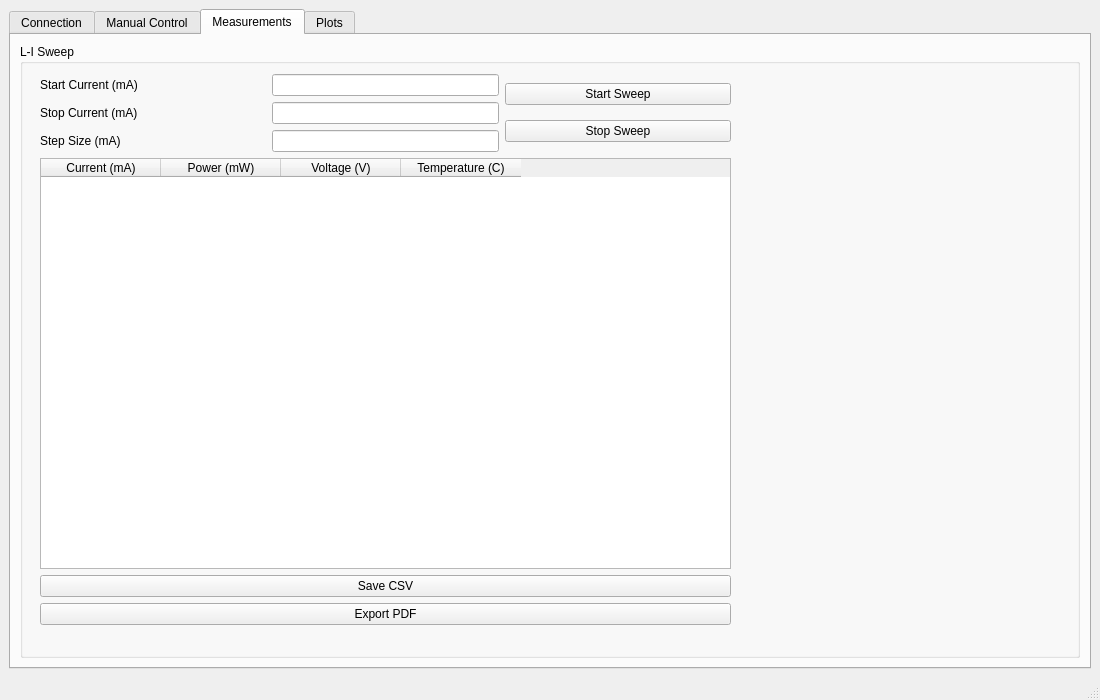
<?xml version="1.0" encoding="UTF-8"?>
<ui version="4.0">
 <class>MainWindow</class>
 <widget class="QMainWindow" name="MainWindow">
  <property name="minimumSize">
   <size>
    <width>1100</width>
    <height>700</height>
   </size>
  </property>
  <property name="windowTitle">
   <string>MainWindow</string>
  </property>
  <widget class="QWidget" name="centralwidget">
   <layout class="QVBoxLayout" name="verticalLayout_3">
    <item>
     <widget class="QTabWidget" name="tabWidget">
      <property name="minimumSize">
       <size>
        <width>150</width>
        <height>20</height>
       </size>
      </property>
      <property name="currentIndex">
       <number>2</number>
      </property>
      <widget class="QWidget" name="tab">
       <attribute name="title">
        <string>Connection</string>
       </attribute>
       <widget class="QGroupBox" name="connectionGroup">
        <property name="geometry">
         <rect>
          <x>0</x>
          <y>0</y>
          <width>721</width>
          <height>241</height>
         </rect>
        </property>
        <property name="sizePolicy">
         <sizepolicy hsizetype="Expanding" vsizetype="Preferred">
          <horstretch>0</horstretch>
          <verstretch>0</verstretch>
         </sizepolicy>
        </property>
        <property name="title">
         <string>Device Connections</string>
        </property>
        <layout class="QHBoxLayout" name="horizontalLayout">
         <item>
          <layout class="QGridLayout" name="gridLayout">
           <property name="leftMargin">
            <number>12</number>
           </property>
           <property name="topMargin">
            <number>12</number>
           </property>
           <property name="rightMargin">
            <number>12</number>
           </property>
           <property name="bottomMargin">
            <number>12</number>
           </property>
           <property name="spacing">
            <number>12</number>
           </property>
           <item row="0" column="0">
            <widget class="QLabel" name="label">
             <property name="minimumSize">
              <size>
               <width>120</width>
               <height>0</height>
              </size>
             </property>
             <property name="text">
              <string>SF6100</string>
             </property>
            </widget>
           </item>
           <item row="0" column="1">
            <widget class="QLabel" name="sf6100Status">
             <property name="minimumSize">
              <size>
               <width>130</width>
               <height>0</height>
              </size>
             </property>
             <property name="text">
              <string>Disconnected</string>
             </property>
            </widget>
           </item>
           <item row="0" column="2">
            <widget class="QPushButton" name="pushButton">
             <property name="sizePolicy">
              <sizepolicy hsizetype="Minimum" vsizetype="Minimum">
               <horstretch>0</horstretch>
               <verstretch>0</verstretch>
              </sizepolicy>
             </property>
             <property name="minimumSize">
              <size>
               <width>150</width>
               <height>32</height>
              </size>
             </property>
             <property name="maximumSize">
              <size>
               <width>180</width>
               <height>16777215</height>
              </size>
             </property>
             <property name="text">
              <string>Connect SF6100</string>
             </property>
            </widget>
           </item>
           <item row="1" column="0">
            <widget class="QLabel" name="label_2">
             <property name="minimumSize">
              <size>
               <width>120</width>
               <height>0</height>
              </size>
             </property>
             <property name="text">
              <string>Maestro</string>
             </property>
            </widget>
           </item>
           <item row="1" column="1">
            <widget class="QLabel" name="maestroStatus">
             <property name="minimumSize">
              <size>
               <width>130</width>
               <height>0</height>
              </size>
             </property>
             <property name="text">
              <string>Disconnected</string>
             </property>
            </widget>
           </item>
           <item row="1" column="2">
            <widget class="QPushButton" name="pushButton_3">
             <property name="sizePolicy">
              <sizepolicy hsizetype="Minimum" vsizetype="Minimum">
               <horstretch>0</horstretch>
               <verstretch>0</verstretch>
              </sizepolicy>
             </property>
             <property name="minimumSize">
              <size>
               <width>150</width>
               <height>32</height>
              </size>
             </property>
             <property name="maximumSize">
              <size>
               <width>180</width>
               <height>16777215</height>
              </size>
             </property>
             <property name="text">
              <string>Connect Maestro</string>
             </property>
            </widget>
           </item>
           <item row="2" column="0">
            <widget class="QLabel" name="label_3">
             <property name="minimumSize">
              <size>
               <width>120</width>
               <height>0</height>
              </size>
             </property>
             <property name="text">
              <string>Avantes</string>
             </property>
            </widget>
           </item>
           <item row="2" column="1">
            <widget class="QLabel" name="avantesStatus">
             <property name="minimumSize">
              <size>
               <width>130</width>
               <height>0</height>
              </size>
             </property>
             <property name="text">
              <string>Disconnected</string>
             </property>
            </widget>
           </item>
           <item row="2" column="2">
            <widget class="QPushButton" name="pushButton_4">
             <property name="sizePolicy">
              <sizepolicy hsizetype="Minimum" vsizetype="Minimum">
               <horstretch>0</horstretch>
               <verstretch>0</verstretch>
              </sizepolicy>
             </property>
             <property name="minimumSize">
              <size>
               <width>150</width>
               <height>32</height>
              </size>
             </property>
             <property name="maximumSize">
              <size>
               <width>180</width>
               <height>16777215</height>
              </size>
             </property>
             <property name="text">
              <string>Connect Avantes</string>
             </property>
            </widget>
           </item>
           <item row="3" column="0">
            <widget class="QLabel" name="label_4">
             <property name="minimumSize">
              <size>
               <width>120</width>
               <height>0</height>
              </size>
             </property>
             <property name="text">
              <string>Newport TEC</string>
             </property>
            </widget>
           </item>
           <item row="3" column="1">
            <widget class="QLabel" name="newportStatus">
             <property name="minimumSize">
              <size>
               <width>130</width>
               <height>0</height>
              </size>
             </property>
             <property name="text">
              <string>Disconnected</string>
             </property>
            </widget>
           </item>
           <item row="3" column="2">
            <widget class="QPushButton" name="pushButton_5">
             <property name="sizePolicy">
              <sizepolicy hsizetype="Minimum" vsizetype="Minimum">
               <horstretch>0</horstretch>
               <verstretch>0</verstretch>
              </sizepolicy>
             </property>
             <property name="minimumSize">
              <size>
               <width>150</width>
               <height>32</height>
              </size>
             </property>
             <property name="maximumSize">
              <size>
               <width>180</width>
               <height>16777215</height>
              </size>
             </property>
             <property name="text">
              <string>Connect TEC</string>
             </property>
            </widget>
           </item>
           <item row="4" column="0">
            <widget class="QLabel" name="label_20">
             <property name="text">
              <string>Beamage 4-M</string>
             </property>
            </widget>
           </item>
           <item row="4" column="1">
            <widget class="QLabel" name="newportStatus_2">
             <property name="text">
              <string>Disconnected</string>
             </property>
            </widget>
           </item>
           <item row="4" column="2">
            <widget class="QPushButton" name="pushButton_6">
             <property name="text">
              <string>Connect Beamage</string>
             </property>
            </widget>
           </item>
          </layout>
         </item>
         <item>
          <widget class="QPushButton" name="pushButton_2">
           <property name="text">
            <string>Scan Devices</string>
           </property>
          </widget>
         </item>
        </layout>
       </widget>
       <widget class="QPlainTextEdit" name="connectionLog">
        <property name="geometry">
         <rect>
          <x>10</x>
          <y>240</y>
          <width>711</width>
          <height>261</height>
         </rect>
        </property>
        <property name="minimumSize">
         <size>
          <width>0</width>
          <height>220</height>
         </size>
        </property>
        <property name="plainText">
         <string>Laser Characterization Software Started...</string>
        </property>
       </widget>
      </widget>
      <widget class="QWidget" name="tab_2">
       <attribute name="title">
        <string>Manual Control</string>
       </attribute>
       <widget class="QGroupBox" name="groupBox">
        <property name="geometry">
         <rect>
          <x>0</x>
          <y>0</y>
          <width>521</width>
          <height>231</height>
         </rect>
        </property>
        <property name="title">
         <string>Laser Control</string>
        </property>
        <layout class="QVBoxLayout" name="verticalLayout_5">
         <item>
          <layout class="QHBoxLayout" name="horizontalLayout_3">
           <item>
            <widget class="QPushButton" name="enableLaserButton">
             <property name="sizePolicy">
              <sizepolicy hsizetype="Preferred" vsizetype="Fixed">
               <horstretch>0</horstretch>
               <verstretch>0</verstretch>
              </sizepolicy>
             </property>
             <property name="minimumSize">
              <size>
               <width>150</width>
               <height>34</height>
              </size>
             </property>
             <property name="text">
              <string>Enable Laser</string>
             </property>
            </widget>
           </item>
           <item>
            <widget class="QPushButton" name="disableLaserButton">
             <property name="sizePolicy">
              <sizepolicy hsizetype="Preferred" vsizetype="Fixed">
               <horstretch>0</horstretch>
               <verstretch>0</verstretch>
              </sizepolicy>
             </property>
             <property name="minimumSize">
              <size>
               <width>150</width>
               <height>34</height>
              </size>
             </property>
             <property name="text">
              <string>Disable Laser</string>
             </property>
            </widget>
           </item>
          </layout>
         </item>
         <item>
          <layout class="QHBoxLayout" name="horizontalLayout_2">
           <item>
            <widget class="QLabel" name="label_5">
             <property name="text">
              <string>Set Current (ma)</string>
             </property>
            </widget>
           </item>
           <item>
            <widget class="QLineEdit" name="laserCurrentInput">
             <property name="minimumSize">
              <size>
               <width>150</width>
               <height>20</height>
              </size>
             </property>
            </widget>
           </item>
           <item>
            <widget class="QPushButton" name="setCurrentButton">
             <property name="sizePolicy">
              <sizepolicy hsizetype="Preferred" vsizetype="Fixed">
               <horstretch>0</horstretch>
               <verstretch>0</verstretch>
              </sizepolicy>
             </property>
             <property name="minimumSize">
              <size>
               <width>150</width>
               <height>34</height>
              </size>
             </property>
             <property name="text">
              <string>Set Current</string>
             </property>
            </widget>
           </item>
          </layout>
         </item>
         <item>
          <layout class="QVBoxLayout" name="verticalLayout_4">
           <item>
            <widget class="QLabel" name="laserCurrentLabel">
             <property name="text">
              <string>Current = 0 mA</string>
             </property>
            </widget>
           </item>
           <item>
            <widget class="QLabel" name="laserVoltageLabel">
             <property name="text">
              <string>Voltage = 0 V</string>
             </property>
            </widget>
           </item>
          </layout>
         </item>
        </layout>
       </widget>
       <widget class="QGroupBox" name="groupBox_2">
        <property name="geometry">
         <rect>
          <x>0</x>
          <y>230</y>
          <width>761</width>
          <height>301</height>
         </rect>
        </property>
        <property name="sizePolicy">
         <sizepolicy hsizetype="Preferred" vsizetype="Preferred">
          <horstretch>0</horstretch>
          <verstretch>0</verstretch>
         </sizepolicy>
        </property>
        <property name="minimumSize">
         <size>
          <width>150</width>
          <height>34</height>
         </size>
        </property>
        <property name="title">
         <string>TEC Control</string>
        </property>
        <widget class="QWidget" name="">
         <property name="geometry">
          <rect>
           <x>10</x>
           <y>40</y>
           <width>419</width>
           <height>246</height>
          </rect>
         </property>
         <layout class="QVBoxLayout" name="verticalLayout_6">
          <property name="spacing">
           <number>10</number>
          </property>
          <item>
           <layout class="QHBoxLayout" name="horizontalLayout_4">
            <item>
             <widget class="QLabel" name="label_6">
              <property name="text">
               <string>Temparature (°C)</string>
              </property>
             </widget>
            </item>
            <item>
             <widget class="QLineEdit" name="tecTempInput">
              <property name="minimumSize">
               <size>
                <width>150</width>
                <height>20</height>
               </size>
              </property>
             </widget>
            </item>
            <item>
             <widget class="QPushButton" name="setTempButton">
              <property name="sizePolicy">
               <sizepolicy hsizetype="Preferred" vsizetype="Fixed">
                <horstretch>0</horstretch>
                <verstretch>0</verstretch>
               </sizepolicy>
              </property>
              <property name="minimumSize">
               <size>
                <width>150</width>
                <height>34</height>
               </size>
              </property>
              <property name="text">
               <string>Set Temp</string>
              </property>
             </widget>
            </item>
           </layout>
          </item>
          <item>
           <widget class="QLabel" name="tecTempLabel">
            <property name="text">
             <string>Temperature = 25 °C</string>
            </property>
           </widget>
          </item>
         </layout>
        </widget>
       </widget>
      </widget>
      <widget class="QWidget" name="tab_3">
       <attribute name="title">
        <string>Measurements</string>
       </attribute>
       <layout class="QVBoxLayout" name="verticalLayout_7">
        <item>
         <widget class="QGroupBox" name="groupBox_3">
          <property name="title">
           <string>L-I Sweep</string>
          </property>
          <widget class="QWidget" name="">
           <property name="geometry">
            <rect>
             <x>20</x>
             <y>30</y>
             <width>691</width>
             <height>551</height>
            </rect>
           </property>
           <layout class="QVBoxLayout" name="verticalLayout_10">
            <item>
             <layout class="QHBoxLayout" name="horizontalLayout_5">
              <item>
               <layout class="QVBoxLayout" name="verticalLayout_8">
                <item>
                 <widget class="QLabel" name="label_7">
                  <property name="sizePolicy">
                   <sizepolicy hsizetype="Minimum" vsizetype="Preferred">
                    <horstretch>0</horstretch>
                    <verstretch>0</verstretch>
                   </sizepolicy>
                  </property>
                  <property name="text">
                   <string>Start Current (mA)</string>
                  </property>
                 </widget>
                </item>
                <item>
                 <widget class="QLabel" name="label_8">
                  <property name="sizePolicy">
                   <sizepolicy hsizetype="Minimum" vsizetype="Preferred">
                    <horstretch>0</horstretch>
                    <verstretch>0</verstretch>
                   </sizepolicy>
                  </property>
                  <property name="text">
                   <string>Stop Current (mA)</string>
                  </property>
                 </widget>
                </item>
                <item>
                 <widget class="QLabel" name="label_9">
                  <property name="sizePolicy">
                   <sizepolicy hsizetype="Minimum" vsizetype="Preferred">
                    <horstretch>0</horstretch>
                    <verstretch>0</verstretch>
                   </sizepolicy>
                  </property>
                  <property name="text">
                   <string>Step Size (mA)</string>
                  </property>
                 </widget>
                </item>
               </layout>
              </item>
              <item>
               <layout class="QVBoxLayout" name="verticalLayout_9">
                <item>
                 <widget class="QLineEdit" name="startCurrentInput">
                  <property name="sizePolicy">
                   <sizepolicy hsizetype="Minimum" vsizetype="Fixed">
                    <horstretch>0</horstretch>
                    <verstretch>0</verstretch>
                   </sizepolicy>
                  </property>
                 </widget>
                </item>
                <item>
                 <widget class="QLineEdit" name="stopCurrentInput">
                  <property name="sizePolicy">
                   <sizepolicy hsizetype="Minimum" vsizetype="Fixed">
                    <horstretch>0</horstretch>
                    <verstretch>0</verstretch>
                   </sizepolicy>
                  </property>
                 </widget>
                </item>
                <item>
                 <widget class="QLineEdit" name="stepCurrentInput">
                  <property name="sizePolicy">
                   <sizepolicy hsizetype="Minimum" vsizetype="Fixed">
                    <horstretch>0</horstretch>
                    <verstretch>0</verstretch>
                   </sizepolicy>
                  </property>
                 </widget>
                </item>
               </layout>
              </item>
              <item>
               <layout class="QVBoxLayout" name="verticalLayout_2">
                <item>
                 <widget class="QPushButton" name="startSweepButton">
                  <property name="text">
                   <string>Start Sweep</string>
                  </property>
                 </widget>
                </item>
                <item>
                 <widget class="QPushButton" name="stopSweepButton">
                  <property name="text">
                   <string>Stop Sweep</string>
                  </property>
                 </widget>
                </item>
               </layout>
              </item>
             </layout>
            </item>
            <item>
             <widget class="QTableWidget" name="liTable">
              <property name="showGrid">
               <bool>true</bool>
              </property>
              <property name="wordWrap">
               <bool>true</bool>
              </property>
              <property name="columnCount">
               <number>4</number>
              </property>
              <attribute name="horizontalHeaderMinimumSectionSize">
               <number>47</number>
              </attribute>
              <attribute name="horizontalHeaderDefaultSectionSize">
               <number>120</number>
              </attribute>
              <column>
               <property name="text">
                <string>Current (mA)</string>
               </property>
              </column>
              <column>
               <property name="text">
                <string>Power (mW)</string>
               </property>
              </column>
              <column>
               <property name="text">
                <string>Voltage (V)</string>
               </property>
              </column>
              <column>
               <property name="text">
                <string>Temperature (C)</string>
               </property>
              </column>
             </widget>
            </item>
            <item>
             <layout class="QVBoxLayout" name="verticalLayout">
              <item>
               <widget class="QPushButton" name="saveDataButton">
                <property name="text">
                 <string>Save CSV</string>
                </property>
               </widget>
              </item>
              <item>
               <widget class="QPushButton" name="exportPDFButton">
                <property name="text">
                 <string>Export PDF</string>
                </property>
               </widget>
              </item>
             </layout>
            </item>
           </layout>
          </widget>
         </widget>
        </item>
       </layout>
      </widget>
      <widget class="QWidget" name="tab_4">
       <attribute name="title">
        <string>Plots</string>
       </attribute>
       <widget class="QTabWidget" name="tabWidget_2">
        <property name="geometry">
         <rect>
          <x>0</x>
          <y>0</y>
          <width>1081</width>
          <height>681</height>
         </rect>
        </property>
        <property name="currentIndex">
         <number>0</number>
        </property>
        <widget class="QWidget" name="tab_5">
         <attribute name="title">
          <string>L-I curve</string>
         </attribute>
         <widget class="QWidget" name="liPlotWidget" native="true">
          <property name="geometry">
           <rect>
            <x>0</x>
            <y>0</y>
            <width>1071</width>
            <height>651</height>
           </rect>
          </property>
         </widget>
        </widget>
        <widget class="QWidget" name="tab_6">
         <attribute name="title">
          <string>V-I curve</string>
         </attribute>
         <widget class="QWidget" name="viPlotWidget" native="true">
          <property name="geometry">
           <rect>
            <x>0</x>
            <y>0</y>
            <width>1071</width>
            <height>651</height>
           </rect>
          </property>
         </widget>
        </widget>
        <widget class="QWidget" name="tab_7">
         <attribute name="title">
          <string>Spectrum</string>
         </attribute>
         <widget class="QWidget" name="">
          <property name="geometry">
           <rect>
            <x>10</x>
            <y>10</y>
            <width>1061</width>
            <height>641</height>
           </rect>
          </property>
          <layout class="QVBoxLayout" name="verticalLayout_12">
           <item>
            <layout class="QVBoxLayout" name="verticalLayout_11">
             <item>
              <widget class="QLabel" name="peakWavelengthLabel">
               <property name="sizePolicy">
                <sizepolicy hsizetype="Preferred" vsizetype="Minimum">
                 <horstretch>0</horstretch>
                 <verstretch>0</verstretch>
                </sizepolicy>
               </property>
               <property name="minimumSize">
                <size>
                 <width>0</width>
                 <height>30</height>
                </size>
               </property>
               <property name="text">
                <string>Peak Wavelength : ---</string>
               </property>
              </widget>
             </item>
             <item>
              <widget class="QLabel" name="fwhmLabel">
               <property name="sizePolicy">
                <sizepolicy hsizetype="Preferred" vsizetype="Minimum">
                 <horstretch>0</horstretch>
                 <verstretch>0</verstretch>
                </sizepolicy>
               </property>
               <property name="minimumSize">
                <size>
                 <width>0</width>
                 <height>30</height>
                </size>
               </property>
               <property name="text">
                <string>FWHM : ---</string>
               </property>
              </widget>
             </item>
            </layout>
           </item>
           <item>
            <widget class="QWidget" name="spectrumPlotWidget" native="true">
             <property name="sizePolicy">
              <sizepolicy hsizetype="Expanding" vsizetype="Expanding">
               <horstretch>0</horstretch>
               <verstretch>0</verstretch>
              </sizepolicy>
             </property>
            </widget>
           </item>
          </layout>
         </widget>
        </widget>
        <widget class="QWidget" name="tab_8">
         <attribute name="title">
          <string>Temperature</string>
         </attribute>
        </widget>
        <widget class="QWidget" name="tab_9">
         <attribute name="title">
          <string>Advanced</string>
         </attribute>
         <widget class="QGroupBox" name="groupBox_4">
          <property name="geometry">
           <rect>
            <x>0</x>
            <y>0</y>
            <width>581</width>
            <height>431</height>
           </rect>
          </property>
          <property name="title">
           <string>Extracted Parameters</string>
          </property>
          <widget class="QLabel" name="label_10">
           <property name="geometry">
            <rect>
             <x>20</x>
             <y>40</y>
             <width>301</width>
             <height>31</height>
            </rect>
           </property>
           <property name="text">
            <string>Threshold Current (Ith) = ______</string>
           </property>
          </widget>
          <widget class="QLabel" name="label_11">
           <property name="geometry">
            <rect>
             <x>20</x>
             <y>70</y>
             <width>301</width>
             <height>31</height>
            </rect>
           </property>
           <property name="text">
            <string>Threshold Current Density (Jth) = ______</string>
           </property>
          </widget>
          <widget class="QLabel" name="label_12">
           <property name="geometry">
            <rect>
             <x>20</x>
             <y>100</y>
             <width>301</width>
             <height>31</height>
            </rect>
           </property>
           <property name="text">
            <string>Slope Efficiency = ______</string>
           </property>
          </widget>
          <widget class="QLabel" name="label_13">
           <property name="geometry">
            <rect>
             <x>20</x>
             <y>130</y>
             <width>301</width>
             <height>31</height>
            </rect>
           </property>
           <property name="text">
            <string>External QE (ηd) = ______</string>
           </property>
          </widget>
          <widget class="QLabel" name="label_14">
           <property name="geometry">
            <rect>
             <x>20</x>
             <y>160</y>
             <width>301</width>
             <height>31</height>
            </rect>
           </property>
           <property name="text">
            <string>Internal QE (ηi) = ______</string>
           </property>
          </widget>
          <widget class="QLabel" name="label_15">
           <property name="geometry">
            <rect>
             <x>20</x>
             <y>310</y>
             <width>301</width>
             <height>31</height>
            </rect>
           </property>
           <property name="text">
            <string>Peak Wavelength (λp) = ______</string>
           </property>
          </widget>
          <widget class="QLabel" name="label_16">
           <property name="geometry">
            <rect>
             <x>20</x>
             <y>220</y>
             <width>301</width>
             <height>31</height>
            </rect>
           </property>
           <property name="text">
            <string>Transparency Current Density (J0) = ______</string>
           </property>
          </widget>
          <widget class="QLabel" name="label_17">
           <property name="geometry">
            <rect>
             <x>20</x>
             <y>250</y>
             <width>301</width>
             <height>31</height>
            </rect>
           </property>
           <property name="text">
            <string>Characteristic Temperature (To) = ______</string>
           </property>
          </widget>
          <widget class="QLabel" name="label_18">
           <property name="geometry">
            <rect>
             <x>20</x>
             <y>190</y>
             <width>301</width>
             <height>31</height>
            </rect>
           </property>
           <property name="text">
            <string>Internal Loss (αi) = ______</string>
           </property>
          </widget>
          <widget class="QLabel" name="label_19">
           <property name="geometry">
            <rect>
             <x>20</x>
             <y>280</y>
             <width>301</width>
             <height>31</height>
            </rect>
           </property>
           <property name="text">
            <string>Series Resistance (Rs) = ______</string>
           </property>
          </widget>
         </widget>
        </widget>
       </widget>
      </widget>
     </widget>
    </item>
   </layout>
  </widget>
  <widget class="QMenuBar" name="menubar">
   <property name="geometry">
    <rect>
     <x>0</x>
     <y>0</y>
     <width>1280</width>
     <height>26</height>
    </rect>
   </property>
  </widget>
  <widget class="QStatusBar" name="statusbar"/>
 </widget>
 <resources/>
 <connections/>
</ui>
